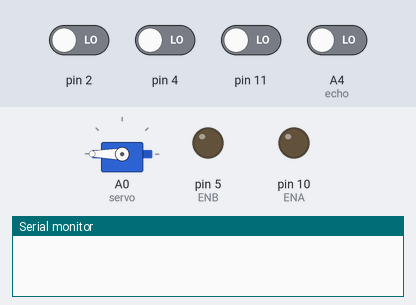
Simulated run of this sketch. Board: Arduino Uno, built with avr-gcc and run on an emulated ATmega328P. Parts: servo, output pins drawn as LEDs (lit = HIGH), the last lines printed to the serial monitor. Wiring (inferred from the names in the program): servo: signal A0. Inputs (shaded band) come from the test bench; at power-on: A4 (echo), pin 2, pin 4, pin 11 LOW. Servo pulses on a pin are drawn as a servo (544–2400 µs = 0–180°); pins used as bus, display or sensor lines are not drawn.

Above: at 0.6 s.
At 4.0 s:
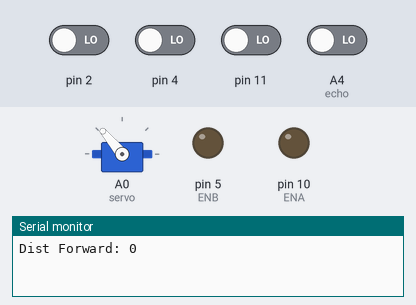
4.1 s: pin 2 driven HIGH
At 5.5 s:
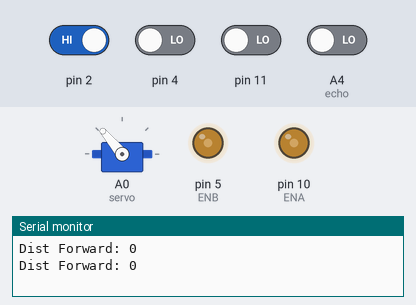
Timing chart, 0 to 7.1 s (numbered marks = the images above; inputs shaded):
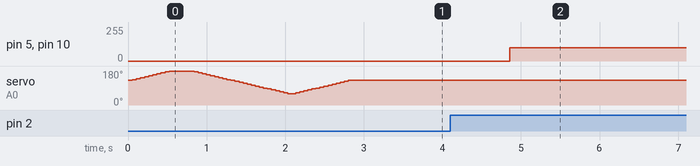

Measured:
- after the input at 4.1 s, pin 5 (ENB), pin 10 (ENA): 0/255 → 100/255 after 0.75 s

The sketch:

seguidorHilos.ino
```cpp
//Line Tracking IO define
#define LT_R digitalRead(11)
#define LT_M digitalRead(4)
#define LT_L digitalRead(2)

#define ENA 10
#define ENB 5
#define IN1 9
#define IN2 8
#define IN3 7
#define IN4 6

#define echo A4    //Echo pin
#define trigger A5 //Trigger pin
#define servo A0

#define maxDist 15

int carSpeed = 100;
int distanciaLeft = 0, distanciaCenter = 0, distanciaRight = 0;
unsigned long previousMillis = 0;
unsigned long obstacleAvoidanceInterval = 1000;
unsigned long lineTrackingInterval = 100;

// ================== DESPLAZAMIENTOS ==================
void forward(){
  analogWrite(ENA, carSpeed);
  analogWrite(ENB, carSpeed);
  digitalWrite(IN1, LOW);
  digitalWrite(IN2, HIGH);
  digitalWrite(IN3, LOW);
  digitalWrite(IN4, HIGH);
  //Serial.println("\ngo forward!");
}

void back(){
  analogWrite(ENA, carSpeed);
  analogWrite(ENB, carSpeed);
  digitalWrite(IN1, HIGH);
  digitalWrite(IN2, LOW);
  digitalWrite(IN3, HIGH);
  digitalWrite(IN4, LOW);
  //Serial.println("\ngo back!");
}

void left(){
  analogWrite(ENA, carSpeed);
  analogWrite(ENB, carSpeed);
  digitalWrite(IN1, LOW);
  digitalWrite(IN2, HIGH);
  digitalWrite(IN3, LOW);
  digitalWrite(IN4, LOW);
  //Serial.println("\ngo left!");
}

void right(){
  analogWrite(ENA, carSpeed);
  analogWrite(ENB, carSpeed);
  digitalWrite(IN1, LOW);
  digitalWrite(IN2, LOW);
  digitalWrite(IN3, LOW);
  digitalWrite(IN4, HIGH);
  //Serial.println("\ngo right!");
}

void stop(){
   digitalWrite(ENA, LOW);
   digitalWrite(ENB, LOW);
   //Serial.println("\nStop!");
}

// ================== SERVO ==================
void servoPulse (int pin, int angle){
  int PWM = (angle * 11) + 500;      // Convert angle to microseconds
  digitalWrite(pin, HIGH);
  delayMicroseconds(PWM);
  digitalWrite(pin, LOW);
  delay(50); // Refresh cycle of servo
}

void moverServo(){
  for (int angle = 130; angle <= 190; angle += 5)
  {
    servoPulse(servo, angle);
  }
  for (int angle = 190; angle >= 60; angle -= 5)
  {
    servoPulse(servo, angle);
  }

  for (int angle = 60; angle <= 130; angle += 5)
  {
    servoPulse(servo, angle);
  }
}

// ================== ULTRASONIDO ==================
long medirDistancia(){
  digitalWrite(trigger, LOW);
  delayMicroseconds(2);
  digitalWrite(trigger, HIGH);
  delayMicroseconds(10);
  long time = pulseIn (echo, HIGH);
  return time / 29 / 2;
}

// ================== EVADIR OBSTACULOS ==================
void checkLado(){

  for (int angle = 130; angle <= 190; angle += 5)
  {
    servoPulse(servo, angle);
  }
  delay(300);
  distanciaLeft = medirDistancia();
  Serial.print("\nDist Izquierda: ");
  Serial.println(distanciaLeft);
  delay(100);
  for (int angle = 190; angle >= 60; angle -= 5)
  {
    servoPulse(servo, angle);
  }
  delay(500);
  distanciaRight = medirDistancia();
  Serial.print("Dist Derecha: ");
  Serial.println(distanciaRight);
  delay(100);
  for (int angle = 60; angle <= 130; angle += 5)
  {
    servoPulse(servo, angle);
  }
  delay(300);
  compararDistancia(distanciaLeft, distanciaRight);
  Serial.println("Distancias Comparadas Correctamente!");

}

void compararDistancia(int distanciaLeft, int distanciaRight){

  if(distanciaLeft > distanciaRight)
  {
    left();
    Serial.print("A la Izquierda");
    delay(1500);
    forward();
    delay(300);
    right();
    delay(2000);
    forward();
    delay(670);
    stop();
    delay(1000);
  }
}

// ================== FOLLOW LINE ==================
void seguirLinea(){
  if(LT_M){
    forward();
  }
  else if(LT_R) {
    right();
    while(LT_R);
  }
  else if(LT_L) {
    left();
    while(LT_L);
  }
}

// ================== FOLLOW LINE ==================
void evadirObstaculo(){
  unsigned long currentMillis = millis();
  if (currentMillis - previousMillis >= obstacleAvoidanceInterval) {
    distanciaCenter = medirDistancia();
    Serial.print("Dist Forward: ");
    Serial.println(distanciaCenter);

    if (distanciaCenter > maxDist || distanciaCenter == 0) {
      seguirLinea();
    }
    else if (distanciaCenter == maxDist) {
      stop();
      Serial.print("OBSTACULO A: ");
      Serial.print(distanciaCenter);
      Serial.print(" CM");
      delay(100);
      //checkLado();
      Serial.println("\nSIGO!");
    }
    else {
      seguirLinea();
    }

    previousMillis = currentMillis;
  }
}

void setup(){
  Serial.begin(9600);
  pinMode(LT_R,INPUT);
  pinMode(LT_M,INPUT);
  pinMode(LT_L,INPUT);
  pinMode(echo, INPUT );// declare ultrasonic sensor Echo pin as input
  pinMode(trigger, OUTPUT); // declare ultrasonic sensor Trigger pin as Output
  pinMode(servo, OUTPUT);
  moverServo();
}

// ================== MAIN LOOP ==================
void loop(){
  //right(); //YA
  //left(); //YA
  //forward(); //YA
  // back(); //YA
  //seguirLinea(); //BIEN

  unsigned long currentMillis = millis();

  // Obstacle avoidance task
  if (currentMillis - previousMillis >= obstacleAvoidanceInterval) {
    evadirObstaculo();
  }

  // Line tracking task
  if (currentMillis - previousMillis >= lineTrackingInterval) {
    seguirLinea();
  }

}
```
